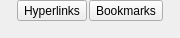
<?xml version="1.0" encoding="UTF-8"?>
<ui version="4.0">
 <class>SimpleLinksWidget</class>
 <widget class="QWidget" name="SimpleLinksWidget">
  <property name="geometry">
   <rect>
    <x>0</x>
    <y>0</y>
    <width>180</width>
    <height>38</height>
   </rect>
  </property>
  <property name="sizePolicy">
   <sizepolicy hsizetype="Fixed" vsizetype="Minimum">
    <horstretch>0</horstretch>
    <verstretch>0</verstretch>
   </sizepolicy>
  </property>
  <layout class="QGridLayout" name="gridLayout_2" columnstretch="0,0">
   <property name="margin">
    <number>0</number>
   </property>
   <property name="spacing">
    <number>0</number>
   </property>
   <item row="0" column="0">
    <layout class="QGridLayout" name="gridLayout">
     <property name="spacing">
      <number>2</number>
     </property>
     <item row="0" column="0">
      <widget class="QToolButton" name="insertLink">
       <property name="text">
        <string>Hyperlinks</string>
       </property>
       <property name="autoRaise">
        <bool>false</bool>
       </property>
      </widget>
     </item>
     <item row="0" column="1">
      <widget class="FormattingButton" name="invokeBookmarkHandler">
       <property name="text">
        <string>Bookmarks</string>
       </property>
       <property name="popupMode">
        <enum>QToolButton::InstantPopup</enum>
       </property>
      </widget>
     </item>
    </layout>
   </item>
   <item row="0" column="1">
    <spacer name="horizontalSpacer_2">
     <property name="orientation">
      <enum>Qt::Horizontal</enum>
     </property>
     <property name="sizeType">
      <enum>QSizePolicy::Preferred</enum>
     </property>
     <property name="sizeHint" stdset="0">
      <size>
       <width>0</width>
       <height>20</height>
      </size>
     </property>
    </spacer>
   </item>
   <item row="1" column="0">
    <widget class="QWidget" name="SpecialSpacer">
     <property name="sizePolicy">
      <sizepolicy hsizetype="Preferred" vsizetype="Expanding">
       <horstretch>0</horstretch>
       <verstretch>0</verstretch>
      </sizepolicy>
     </property>
    </widget>
   </item>
  </layout>
 </widget>
 <customwidgets>
  <customwidget>
   <class>FormattingButton</class>
   <extends>QToolButton</extends>
   <header>dialogs/FormattingButton.h</header>
  </customwidget>
 </customwidgets>
 <resources/>
 <connections/>
</ui>
